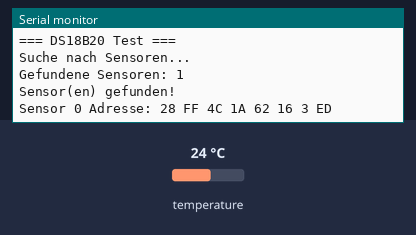
Recording of a sketch running on a simulated ESP32. Shown: the last lines printed to the serial monitor. The inputs (shaded band) are chosen by the test bench; at power-on: temperature 24 °C.

Above: at 2.2 s.
2.3 s: temperature set to 12 °C
At 3.7 s:
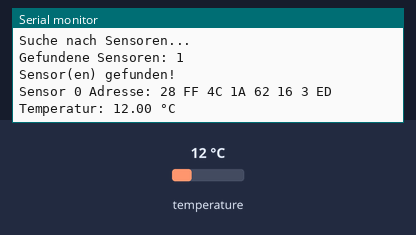
7.5 s: temperature set to 19 °C
At 10.1 s:
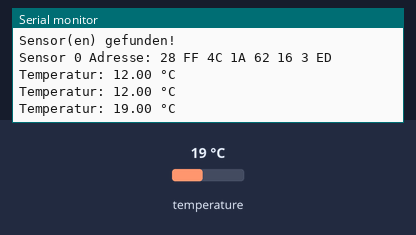

Measured:
- after the input at 2.3 s, the serial monitor: prints a new line after 0.24 s (image 1)
- after the input at 7.5 s, the serial monitor: prints a new line after 2.1 s (image 2)

The sketch:

DS18B20_Test.ino
```cpp
/**
 * @file DS18B20_Test.ino
 * @brief Einfacher DS18B20 Test für ESP32
 * @details Minimaler Code um den Sensor zu testen
 *
 * Verdrahtung:
 * - VCC -> 3.3V (oder 5V)
 * - GND -> GND
 * - DATA -> GPIO 4 (änderbar)
 * - Pull-Up: 4.7kΩ zwischen DATA und VCC
 */

#include <OneWire.h>
#include <DallasTemperature.h>

// GPIO-Pin für DS18B20
#define DS18B20_PIN 4

// OneWire Instanz
OneWire oneWire(DS18B20_PIN);

// DallasTemperature Instanz
DallasTemperature sensors(&oneWire);

void setup() {
  Serial.begin(115200);
  delay(1000);

  Serial.println("\n=== DS18B20 Test ===");

  // Sensoren suchen
  Serial.println("Suche nach Sensoren...");
  sensors.begin();

  int anzahlSensoren = sensors.getDeviceCount();
  Serial.print("Gefundene Sensoren: ");
  Serial.println(anzahlSensoren);

  if (anzahlSensoren == 0) {
    Serial.println("FEHLER: Kein Sensor gefunden!");
    Serial.println("Prüfe:");
    Serial.println("  - Verkabelung");
    Serial.println("  - Pull-Up Widerstand (4.7kΩ)");
    Serial.println("  - Sensor angeschlossen?");
  } else {
    Serial.println("Sensor(en) gefunden!");

    // Adressen ausgeben
    for (int i = 0; i < anzahlSensoren; i++) {
      DeviceAddress addr;
      sensors.getAddress(addr, i);
      Serial.print("Sensor ");
      Serial.print(i);
      Serial.print(" Adresse: ");
      for (int j = 0; j < 8; j++) {
        Serial.print(addr[j], HEX);
        Serial.print(" ");
      }
      Serial.println();
    }
  }
}

void loop() {
  if (sensors.getDeviceCount() > 0) {
    // Temperatur anfordern
    sensors.requestTemperatures();

    // Warten auf Messung (750ms für 12-bit)
    delay(750);

    // Temperatur lesen
    float temp = sensors.getTempCByIndex(0);

    Serial.print("Temperatur: ");
    Serial.print(temp);
    Serial.println(" °C");

    if (temp == DEVICE_DISCONNECTED_C) {
      Serial.println("FEHLER: Sensor nicht verbunden!");
    } else if (temp == -127.0) {
      Serial.println("FEHLER: Sensor antwortet nicht!");
    }
  }

  delay(2000);
}
```
